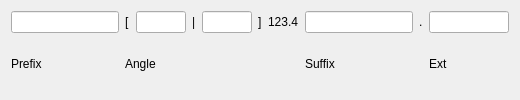
<?xml version="1.0" encoding="UTF-8"?>
<ui version="4.0">
 <class>CustomFormatWidget</class>
 <widget class="QWidget" name="CustomFormatWidget">
  <layout class="QGridLayout" name="gridLayout">
   <item row="0" column="0">
    <widget class="QLineEdit" name="prefixEdit">
     <property name="sizePolicy">
      <sizepolicy hsizetype="Preferred" vsizetype="Fixed">
       <horstretch>0</horstretch>
       <verstretch>0</verstretch>
      </sizepolicy>
     </property>
     <property name="minimumSize">
      <size>
       <width>70</width>
       <height>0</height>
      </size>
     </property>
     <property name="toolTip">
      <string>File prefix (* catches all)</string>
     </property>
    </widget>
   </item>
   <item row="0" column="1">
    <layout class="QHBoxLayout" name="horizontalLayout" stretch="0,0,0,0,0,0">
     <property name="sizeConstraint">
      <enum>QLayout::SetMaximumSize</enum>
     </property>
     <item>
      <widget class="QLabel" name="label_2">
       <property name="text">
        <string>[</string>
       </property>
      </widget>
     </item>
     <item>
      <widget class="QLineEdit" name="negativeEdit">
       <property name="sizePolicy">
        <sizepolicy hsizetype="Maximum" vsizetype="Fixed">
         <horstretch>0</horstretch>
         <verstretch>0</verstretch>
        </sizepolicy>
       </property>
       <property name="minimumSize">
        <size>
         <width>20</width>
         <height>0</height>
        </size>
       </property>
       <property name="maximumSize">
        <size>
         <width>50</width>
         <height>16777215</height>
        </size>
       </property>
       <property name="toolTip">
        <string>Negative angle character identifier</string>
       </property>
      </widget>
     </item>
     <item>
      <widget class="QLabel" name="label_3">
       <property name="text">
        <string>|</string>
       </property>
      </widget>
     </item>
     <item>
      <widget class="QLineEdit" name="positiveEdit">
       <property name="sizePolicy">
        <sizepolicy hsizetype="Minimum" vsizetype="Fixed">
         <horstretch>0</horstretch>
         <verstretch>0</verstretch>
        </sizepolicy>
       </property>
       <property name="minimumSize">
        <size>
         <width>20</width>
         <height>0</height>
        </size>
       </property>
       <property name="maximumSize">
        <size>
         <width>50</width>
         <height>16777215</height>
        </size>
       </property>
       <property name="toolTip">
        <string>Positive angle character identifier</string>
       </property>
      </widget>
     </item>
     <item>
      <widget class="QLabel" name="label_4">
       <property name="text">
        <string>]</string>
       </property>
      </widget>
     </item>
     <item>
      <widget class="QLabel" name="label_5">
       <property name="text">
        <string>123.4</string>
       </property>
      </widget>
     </item>
    </layout>
   </item>
   <item row="0" column="2">
    <widget class="QLineEdit" name="suffixEdit">
     <property name="sizePolicy">
      <sizepolicy hsizetype="Preferred" vsizetype="Fixed">
       <horstretch>0</horstretch>
       <verstretch>0</verstretch>
      </sizepolicy>
     </property>
     <property name="minimumSize">
      <size>
       <width>70</width>
       <height>0</height>
      </size>
     </property>
     <property name="toolTip">
      <string>File suffix (* catches all)</string>
     </property>
    </widget>
   </item>
   <item row="0" column="3">
    <widget class="QLabel" name="label_6">
     <property name="text">
      <string>.</string>
     </property>
    </widget>
   </item>
   <item row="0" column="4">
    <widget class="QLineEdit" name="extensionEdit">
     <property name="sizePolicy">
      <sizepolicy hsizetype="Preferred" vsizetype="Fixed">
       <horstretch>0</horstretch>
       <verstretch>0</verstretch>
      </sizepolicy>
     </property>
     <property name="maximumSize">
      <size>
       <width>80</width>
       <height>16777215</height>
      </size>
     </property>
     <property name="toolTip">
      <string>File extension (* catches all)</string>
     </property>
    </widget>
   </item>
   <item row="1" column="0">
    <widget class="QLabel" name="label_8">
     <property name="text">
      <string>Prefix</string>
     </property>
    </widget>
   </item>
   <item row="1" column="1">
    <widget class="QLabel" name="label_9">
     <property name="text">
      <string>Angle</string>
     </property>
    </widget>
   </item>
   <item row="1" column="2">
    <widget class="QLabel" name="label_10">
     <property name="text">
      <string>Suffix</string>
     </property>
    </widget>
   </item>
   <item row="1" column="4">
    <widget class="QLabel" name="label_11">
     <property name="text">
      <string>Ext</string>
     </property>
    </widget>
   </item>
  </layout>
 </widget>
 <resources/>
 <connections/>
</ui>
